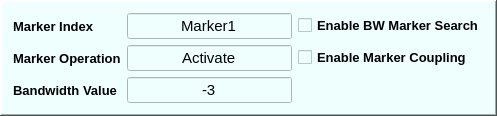
  <widget class="QFrame" name="frame_7">
   <property name="geometry">
    <rect>
     <x>774</x>
     <y>428</y>
     <width>497</width>
     <height>96</height>
    </rect>
   </property>
   <property name="styleSheet">
    <string notr="true">background-color: rgb(238, 255, 254);</string>
   </property>
   <property name="frameShape">
    <enum>QFrame::WinPanel</enum>
   </property>
   <property name="frameShadow">
    <enum>QFrame::Raised</enum>
   </property>
   <layout class="QGridLayout" name="gridLayout_15">
    <item row="0" column="0">
     <layout class="QGridLayout" name="gridLayout_13">
      <item row="0" column="0">
       <widget class="QLabel" name="label_33">
        <property name="font">
         <font>
          <family>Arial</family>
          <pointsize>10</pointsize>
          <weight>75</weight>
          <bold>true</bold>
         </font>
        </property>
        <property name="text">
         <string>Marker Index</string>
        </property>
       </widget>
      </item>
      <item row="0" column="1">
       <widget class="QLineEdit" name="lineEdit_Mark_Index">
        <property name="font">
         <font>
          <family>Arial</family>
          <pointsize>11</pointsize>
         </font>
        </property>
        <property name="text">
         <string>Marker1</string>
        </property>
        <property name="alignment">
         <set>Qt::AlignCenter</set>
        </property>
       </widget>
      </item>
      <item row="0" column="2">
       <widget class="QCheckBox" name="Enable_BW_Mark_Search">
        <property name="font">
         <font>
          <family>Arial</family>
          <pointsize>10</pointsize>
          <weight>75</weight>
          <bold>true</bold>
         </font>
        </property>
        <property name="text">
         <string>Enable BW Marker Search</string>
        </property>
       </widget>
      </item>
      <item row="1" column="0">
       <widget class="QLabel" name="label_34">
        <property name="font">
         <font>
          <family>Arial</family>
          <pointsize>10</pointsize>
          <weight>75</weight>
          <bold>true</bold>
         </font>
        </property>
        <property name="text">
         <string>Marker Operation</string>
        </property>
       </widget>
      </item>
      <item row="1" column="1">
       <widget class="QLineEdit" name="lineEdit_Mark_Operation">
        <property name="font">
         <font>
          <family>Arial</family>
          <pointsize>11</pointsize>
         </font>
        </property>
        <property name="text">
         <string>Activate</string>
        </property>
        <property name="alignment">
         <set>Qt::AlignCenter</set>
        </property>
       </widget>
      </item>
      <item row="1" column="2">
       <widget class="QCheckBox" name="Enable_Mark_Coupling">
        <property name="font">
         <font>
          <family>Arial</family>
          <pointsize>10</pointsize>
          <weight>75</weight>
          <bold>true</bold>
         </font>
        </property>
        <property name="text">
         <string>Enable Marker Coupling</string>
        </property>
       </widget>
      </item>
      <item row="2" column="0">
       <widget class="QLabel" name="label_35">
        <property name="font">
         <font>
          <family>Arial</family>
          <pointsize>10</pointsize>
          <weight>75</weight>
          <bold>true</bold>
         </font>
        </property>
        <property name="text">
         <string>Bandwidth Value</string>
        </property>
       </widget>
      </item>
      <item row="2" column="1">
       <widget class="QLineEdit" name="lineEdit_BW_Value">
        <property name="font">
         <font>
          <family>Arial</family>
          <pointsize>11</pointsize>
         </font>
        </property>
        <property name="text">
         <string>-3</string>
        </property>
        <property name="alignment">
         <set>Qt::AlignCenter</set>
        </property>
       </widget>
      </item>
     </layout>
    </item>
   </layout>
  </widget>
